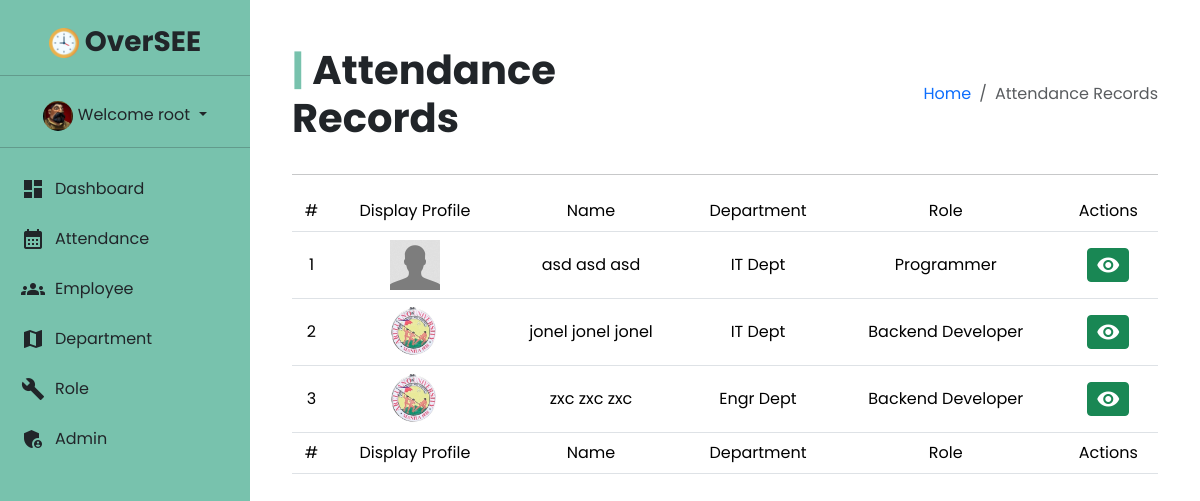
/admin/attendance.php (signed in), run on the app's committed database.
### tables this page shows
CREATE TABLE `employees` (
  `ID` int(11) NOT NULL,
  `FNAME` varchar(255) NOT NULL,
  `MI` varchar(255) NOT NULL,
  `LNAME` varchar(255) NOT NULL,
  `EMAIL` varchar(255) NOT NULL,
  `PASSWORD` varchar(255) NOT NULL,
  `CONTACT` varchar(20) NOT NULL,
  `DATE_OF_BIRTH` varchar(100) NOT NULL,
  `CIVIL_STATUS` varchar(50) NOT NULL,
  `NATIONALITY` varchar(50) NOT NULL,
  `ROLE` varchar(100) NOT NULL,
  `DEPARTMENT` varchar(100) NOT NULL,
  `PROFILE` longblob NOT NULL,
  `GENDER` varchar(25) NOT NULL,
  `OT` varchar(50) NOT NULL,
  `EMP_KEY` varchar(255) NOT NULL,
  `TYPE` varchar(255) NOT NULL
);

### admin/includes/session.php (called while the page is built, shortened)
<?php
include("conn.php");
$admin_ID = $_SESSION['admin'];
$sql = "SELECT * FROM admins WHERE ID='$admin_ID'";
$query = $conn->query($sql);
$user = $query->fetch_assoc();

### admin/includes/display_all_attendance.php (the view, shortened to what this page needs)
<?php
$sql = "SELECT employees.ID, employees.FNAME, employees.MI, employees.LNAME, employees.DEPARTMENT, employees.ROLE, employees.PROFILE FROM employees ORDER BY employees.FNAME ASC";
$query = $conn->query($sql);
if ($query) {
    $count = 1;
    while ($row = $query->fetch_assoc()) {
?>
        <?php if ($user['ROLE'] == $row['DEPARTMENT']) { ?>
            <tr>
                <td style="text-align: center; vertical-align: middle;"><?= $count++; ?></td>
                <td style="text-align: center; vertical-align: middle;">
                    <img src="./assets/images/<?= empty($row["PROFILE"]) ? "default.jpg" : "../uploads/" . $row["PROFILE"]; ?>" width="50" height="50" alt="...">
                </td>
                <td style="text-align: center; vertical-align: middle;"><?= $row["FNAME"] . " " . $row["MI"] . " " . $row["LNAME"]; ?></td>
                <td style="text-align: center; vertical-align: middle;"><?= $row["DEPARTMENT"]; ?></td>
                <td style="text-align: center; vertical-align: middle;"><?= $row["ROLE"]; ?></td>
                <td style="text-align: center; vertical-align: middle;">
                    <div class="btn-group btn-group-sm p-2">
                        <a href="view_attendance.php?q=<?= $row['ID']; ?>" class="btn btn-success"><i class="material-icons" id="material-icon">visibility</i></a>
                    </div>
                </td>
            </tr>
        <?php } else if ($user['ROLE'] == "SysAdmin") { ?>
            <tr>
                <td style="text-align: center; vertical-align: middle;"><?= $count++; ?></td>
                <td style="text-align: center; vertical-align: middle;">
                    <img src="./assets/images/<?= empty($row["PROFILE"]) ? "default.jpg" : "../uploads/" . $row["PROFILE"]; ?>" width="50" height="50" alt="...">
                </td>
                <td style="text-align: center; vertical-align: middle;"><?= $row["FNAME"] . " " . $row["MI"] . " " . $row["LNAME"]; ?></td>
                <td style="text-align: center; vertical-align: middle;"><?= $row["DEPARTMENT"]; ?></td>
                <td style="text-align: center; vertical-align: middle;"><?= $row["ROLE"]; ?></td>
                <td style="text-align: center; vertical-align: middle;">
                    <div class="btn-group btn-group-sm p-2">
                        <a href="view_attendance.php?q=<?= $row['ID']; ?>" class="btn btn-success"><i class="material-icons" id="material-icon">visibility</i></a>
                    </div>
                </td>
            </tr>
        <?php } ?>
<?php
    }
} else {
    echo "Error: " . $conn->error;
}
?>

### admin/templates/sidebar.php (shortened to what this page needs)
<div class="container-fluid p-0" id="sidebar">
    <h3 class="adminpanel"><img src="./assets/images/logo.png" alt="logo" class="img-circle">&nbsp;OverSEE</h3>
    <hr>
    <div class="dropdown" id="sidebar-dropdown">
        <img src="./assets/images/<?= empty($user["PROFILE"]) ? "default.jpg" : "../uploads/" . $user["PROFILE"]; ?>" width="30" height="30" alt="..." style="border-radius: 50%;">
        <a class="dropdown-toggle" href="#" id="dropdownMenu2" role="button" data-bs-toggle="dropdown" aria-expanded="false">
            Welcome <?= $user['USERNAME']; ?>
        </a>
    </div>
    <hr>
    <?php if ($user['ROLE'] == 'SysAdmin' || $user['ROLE'] == 'sysadmin') : ?>
        <ul class="nav flex-column">
            <li class="nav-item">
                <a class="nav-link" id="sidebar-link" href="dashboard.php"><i class="material-icons">dashboard</i> Dashboard</a>
            </li>
            <li class="nav-item">
                <a class="nav-link" id="sidebar-link" href="attendance.php"><i class="material-icons">calendar_month</i> Attendance</a>
            </li>
            <li class="nav-item">
                <a class="nav-link" id="sidebar-link" href="employee.php"><i class="material-icons">groups</i> Employee</a>
            </li>
            <li class="nav-item">
                <a class="nav-link" id="sidebar-link" href="department.php"><i class="material-icons">map</i> Department</a>
            </li>
            <li class="nav-item">
                <a class="nav-link" id="sidebar-link" href="role.php"><i class="material-icons">build</i> Role</a>
            </li>
            <li class="nav-item">
                <a class="nav-link" id="sidebar-link" href="admin.php"><i class="material-icons">admin_panel_settings</i> Admin</a>
            </li>
        </ul>
    <?php endif; ?>
</div>

### admin/assets/css/admin_template_switch.css (style rules this page uses)
:root { --text-mint: #78C2AD; }
* { margin: 0; padding: 0; user-select: none; scroll-behavior: smooth; font-family: 'Poppins', sans-serif; font-weight: 400; }
.nav-link { color: inherit !important; text-decoration: none !important; }
.adminpanel { font-weight: 700; margin-top: 25px; text-align: center; }
#sidebar { position: fixed; height: 100vh; width: 250px; background-color: #78C2AD; transition: margin 0.5s; }
.dropdown-toggle, .dropdown-item { color: inherit; text-decoration: none; }
#sidebar-dropdown { margin-top: 25px; text-align: center; }
#sidebar-link { display: flex; align-items: center; margin: 5px; }
#sidebar-link i { margin-right: 10px; }
.img-circle { user-select: none; height: 30px; align-items: center; justify-content: center; }
#material-icon { vertical-align: middle; }
@media (min-width: 769px) { #sidebar { display: block; } }

### data on the page
employees: FNAME "asd", MI "asd", LNAME "asd", DEPARTMENT "IT Dept", ROLE "Programmer"
employees: PROFILE (picture), FNAME "jonel", MI "jonel", LNAME "jonel", DEPARTMENT "IT Dept", ROLE "Backend Developer"
employees: PROFILE (picture), FNAME "zxc", MI "zxc", LNAME "zxc", DEPARTMENT "Engr Dept", ROLE "Backend Developer"

### other printed values
$user['USERNAME'] "root"
